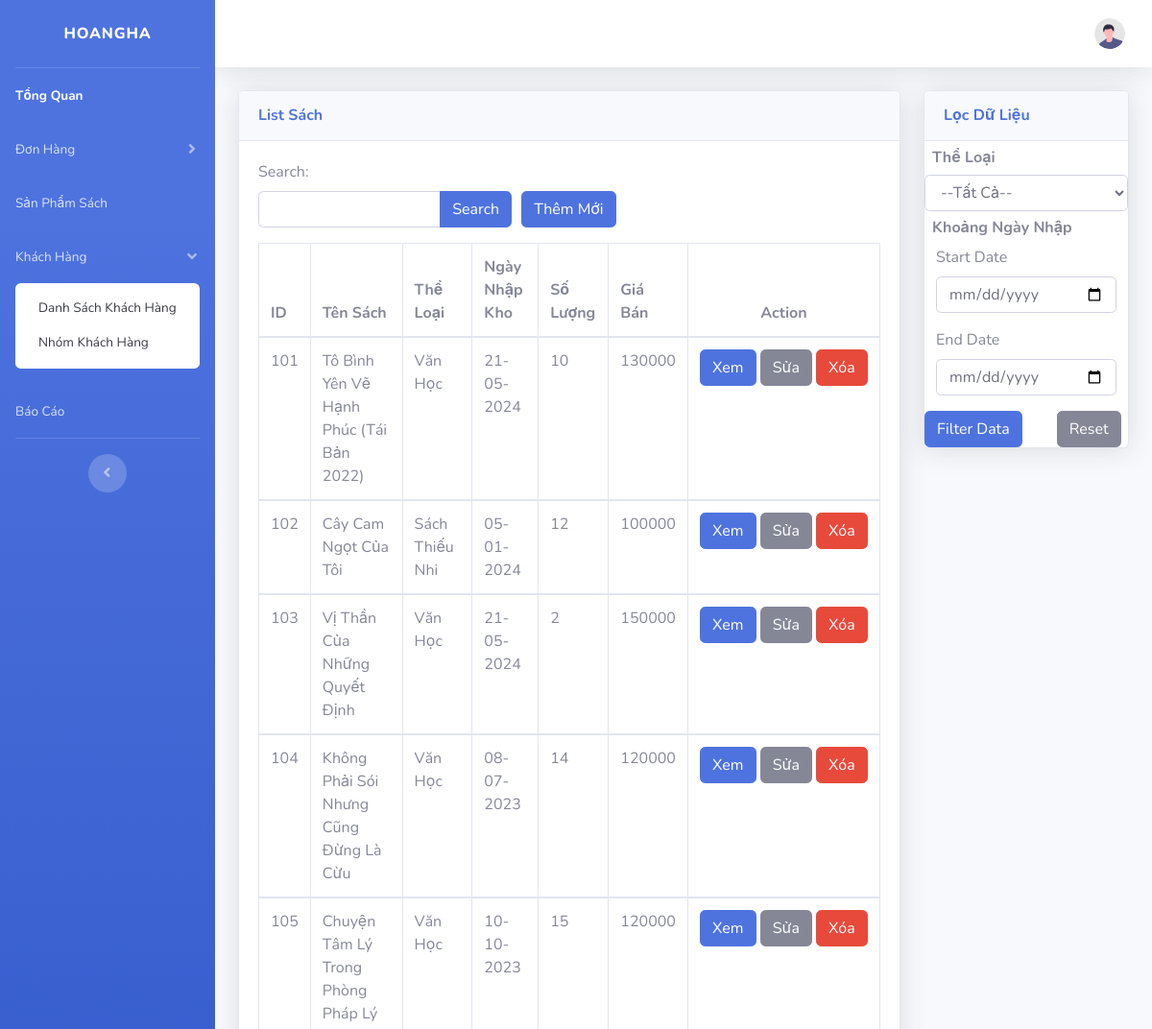
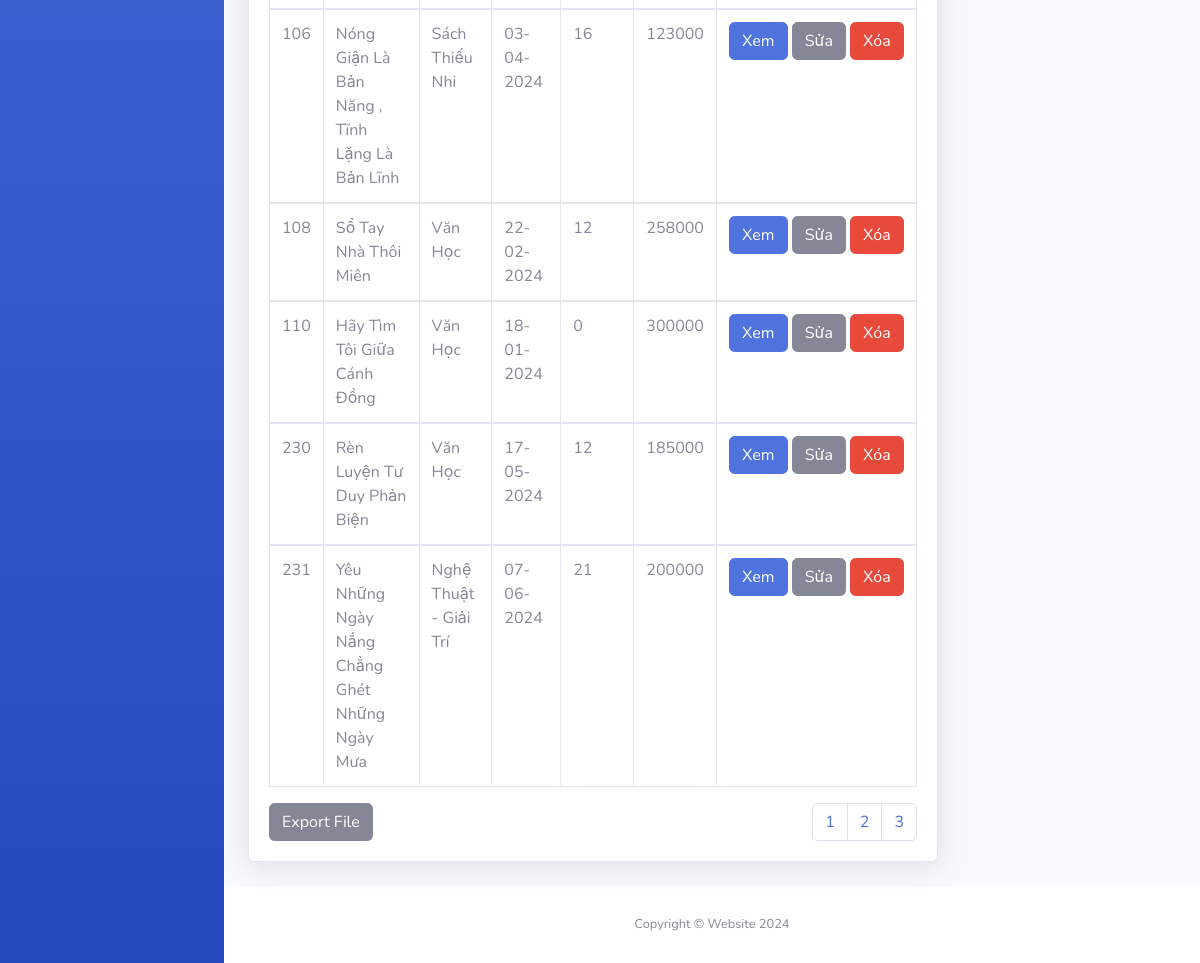
Screenshot of /view/listsach.php (signed in) with the database file from the repository (2 pictures, top to bottom).
### tables this page shows
CREATE TABLE `sach` (
  `id` int(11) NOT NULL,
  `name` varchar(255) NOT NULL,
  `img` varchar(255) DEFAULT NULL,
  `id_theloai` int(11) NOT NULL,
  `ngaynhapkho` date NOT NULL,
  `mota` varchar(1000) NOT NULL,
  `soluong` int(11) NOT NULL,
  `gia` double NOT NULL COMMENT 'giá nhập',
  `giaban` double NOT NULL COMMENT 'giá bán',
  `tacgia` varchar(500) NOT NULL
);

CREATE TABLE `theloai` (
  `id` int(11) NOT NULL,
  `name` varchar(255) NOT NULL,
  `chuthich` varchar(255) DEFAULT NULL
);

### view/listsach.php (the view, shortened to what the rows shown need)
<?php
include "../model/conn.php";
if (isset($_SESSION['login']['username']) && $_SESSION['login']['username']) {
    ?>
    <!DOCTYPE html>
    <html lang="en">
    <head>
        <link href="../view/vendor/fontawesome-free/css/all.min.css" rel="stylesheet" type="text/css">
        <link href="css/sb-admin-2.min.css" rel="stylesheet">
        <link rel="stylesheet" href="css/index.css">
    </head>
    <body id="page-top">
        <div id="wrapper">
            <div id="content-wrapper" class="d-flex flex-column">
                <div id="content">
                    <div class="container-fluid">
                        <div class="row">
                            <div class="col-xl-9 col-lg-9">
                                <div class="card shadow mb-4">
                                    <div class="card-body">
                                        <div class="table-responsive">
                                            <table class="table table-bordered" width="100%" cellspacing="0" id="table">
                                                <thead>
                                                    <tr>
                                                        <th>ID</th>
                                                        <th>Tên Sách</th>
                                                        <th>Thể Loại</th>
                                                        <th>Ngày Nhập Kho</th>
                                                        <th>Số Lượng</th>
                                                        <th>Giá Bán</th>
                                                        <th style="width: 200px; text-align: center;">Action</th>
                                                    </tr>
                                                </thead>
                                                <?php
                                                if (isset($_GET['search'])) {
                                                    $search = $_GET['search'];
                                                    $sql = "SELECT sach.*, DATE_FORMAT(sach.ngaynhapkho, '%d-%m-%Y') as date,theloai.name as theloaisach FROM sach INNER JOIN theloai on sach.id_theloai = theloai.id WHERE sach.name LIKE '%$search%' or sach.gia like '%$search%'";
                                                } else {
                                                    $item_per_page = !empty($_GET['per_page']) ? $_GET['per_page'] : 10;
                                                    $current_page = !empty($_GET['page']) ? $_GET['page'] : 1;
                                                    $offset = ($current_page - 1) * 10;
                                                    $sql = "SELECT sach.*, DATE_FORMAT(sach.ngaynhapkho, '%d-%m-%Y') as date,theloai.name as theloaisach FROM sach INNER JOIN theloai on sach.id_theloai = theloai.id GROUP BY sach.id ASC LIMIT " . $item_per_page . " OFFSET " . $offset . " ";
                                                }
                                                $result = mysqli_query($conn, $sql);
                                                if (mysqli_num_rows($result) > 0) {
                                                    while ($row = mysqli_fetch_array($result)) {
                                                        ?>
                                                        <tbody id="listbook">
                                                            <tr>
                                                                <td><?php echo $row[0]; ?></td>
                                                                <td><?php echo $row[1]; ?></td>
                                                                <td>
                                                                    <?php echo $row['theloaisach']; ?>
                                                                </td>
                                                                <td><?php echo $row['date']; ?></td>
                                                                <td><?php echo $row['soluong']; ?></td>
                                                                <td><?php echo $row['giaban']; ?></td>
                                                                <td><a href="sachdetail.php?id=<?php echo $row[0]; ?>"
                                                                        name="sachdetail" class="btn btn-primary">Xem</a>
                                                                    <a href="sualistsach.php?id=<?php echo $row[0]; ?>"
                                                                        name="sualistsach" class="btn btn-secondary">Sửa</a>
                                                                    <a onclick="return confirm('Xác Nhận Xóa ?')"
                                                                        href="../controller/xoalistsach.php?id=<?php echo $row[0]; ?>"
                                                                        class="btn btn-danger">Xóa</a>
                                                                </td>
                                                            </tr>
                                                        </tbody>
                                                        <?php
                                                    }
                                                }
                                                ?>
                                            </table>
                                        </div>
                                    </div>
                                </div>
                            </div>
                        </div>
                    </div>
                </div>
            </div>
        </div>
    </body>
    </html>
    <?php
} else {
    header("location: ../index.php");
}
?>

### rows the page displays
sach: id "101", name "Tô Bình Yên Vẽ Hạnh Phúc (Tái Bản 2022)", id_theloai.name "Văn Học", date "21-05-2024", soluong "10", giaban "130000"
sach: id "102", name "Cây Cam Ngọt Của Tôi", id_theloai.name "Sách Thiếu Nhi", date "05-01-2024", soluong "12", giaban "100000"
sach: id "103", name "Vị Thần Của Những Quyết Định", id_theloai.name "Văn Học", date "21-05-2024", soluong "2", giaban "150000"
sach: id "104", name "Không Phải Sói Nhưng Cũng Đừng Là Cừu", id_theloai.name "Văn Học", date "08-07-2023", soluong "14", giaban "120000"
sach: id "105", name "Chuyện Tâm Lý Trong Phòng Pháp Lý", id_theloai.name "Văn Học", date "10-10-2023", soluong "15", giaban "120000"
sach: id "106", name "Nóng Giận Là Bản Năng , Tĩnh Lặng Là Bản Lĩnh", id_theloai.name "Sách Thiếu Nhi", date "03-04-2024", soluong "16", giaban "123000"
sach: id "108", name "Sổ Tay Nhà Thôi Miên", id_theloai.name "Văn Học", date "22-02-2024", soluong "12", giaban "258000"
sach: id "110", name "Hãy Tìm Tôi Giữa Cánh Đồng", id_theloai.name "Văn Học", date "18-01-2024", soluong "0", giaban "300000"
sach: id "230", name "Rèn Luyện Tư Duy Phản Biện", id_theloai.name "Văn Học", date "17-05-2024", soluong "12", giaban "185000"
sach: id "231", name "Yêu Những Ngày Nắng Chẳng Ghét Những Ngày Mưa", id_theloai.name "Nghệ Thuật - Giải Trí", date "07-06-2024", soluong "21", giaban "200000"
